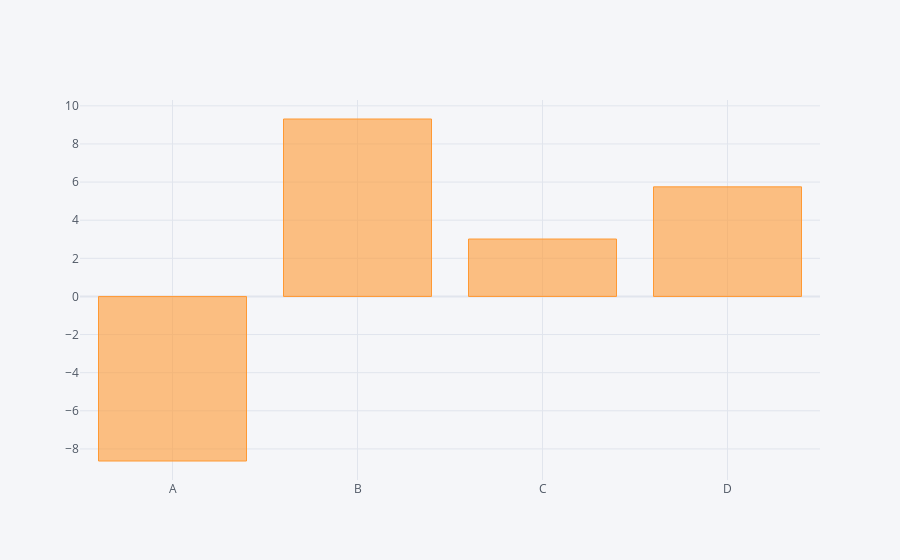

The code cell stored with this chart in its notebook:
### Code cell
df.sum().iplot(kind='bar')

### Figure 1 — Plotly figure (JSON) as saved in the notebook; plotly's stock layout.template omitted (floating-point values rounded to 4 significant figures)
{"data": [{"marker": {"color": "rgba(255, 153, 51, 0.6)", "line": {"color": "rgba(255, 153, 51, 1.0)", "width": 1}}, "name": "None", "orientation": "v", "text": "", "type": "bar", "x": ["A", "B", "C", "D"], "y": [-8.633, 9.31, 3.013, 5.75]}], "layout": {"autosize": true, "legend": {"bgcolor": "#F5F6F9", "font": {"color": "#4D5663"}}, "paper_bgcolor": "#F5F6F9", "plot_bgcolor": "#F5F6F9", "title": {"font": {"color": "#4D5663"}}, "xaxis": {"autorange": true, "gridcolor": "#E1E5ED", "range": [-0.5, 3.5], "showgrid": true, "tickfont": {"color": "#4D5663"}, "title": {"font": {"color": "#4D5663"}, "text": ""}, "type": "category", "zerolinecolor": "#E1E5ED"}, "yaxis": {"autorange": true, "gridcolor": "#E1E5ED", "range": [-9.63, 10.31], "showgrid": true, "tickfont": {"color": "#4D5663"}, "title": {"font": {"color": "#4D5663"}, "text": ""}, "type": "linear", "zerolinecolor": "#E1E5ED"}}}
